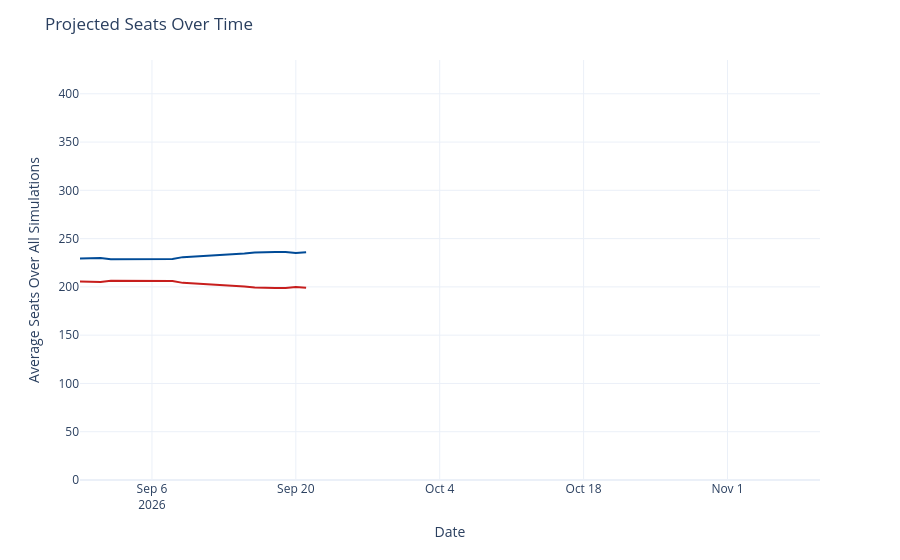

Notebook code cell kept with this figure:
### Code cell
seats_over_time = output_ts[(output_ts['geo'] == 'US House') &
                             (output_ts['type'] == 'seats')]
seats_over_time['rep_seats'] = seats_over_time['y'].map(lambda x: 435 - x)
seats_over_time = seats_over_time.rename({'y': 'Democrats', 'rep_seats': 'Republicans'}, axis=1)
seats_time_ser = px.line(seats_over_time, x='date', y=['Democrats', 'Republicans'], template='plotly_white',
                        color_discrete_map={'Democrats': '#004b97', 'Republicans': '#c71e1d'},)
seats_time_ser.update_traces(hovertemplate="%{y:.1f}")
seats_time_ser.update_layout(
    xaxis=dict(range=[pd.to_datetime('2026-08-30'), pd.to_datetime('2026-11-10')]),
    yaxis=dict(range=[0, 435]),
    xaxis_title='Date',
    yaxis_title='Average Seats Over All Simulations',
    title=dict(text="Projected Seats Over Time"),
    hovermode="x",
    showlegend=False
)
seats_time_ser

### Figure 1 — Plotly figure (JSON) as saved in the notebook; plotly's stock layout.template omitted (floating-point values rounded to 4 significant figures)
{"data": [{"hovertemplate": "%{y:.1f}", "legendgroup": "Democrats", "line": {"color": "#004b97", "dash": "solid"}, "marker": {"symbol": "circle"}, "mode": "lines", "name": "Democrats", "orientation": "v", "showlegend": true, "type": "scatter", "x": ["2026-08-30", "2026-08-31", "2026-09-01", "2026-09-02", "2026-09-03", "2026-09-04", "2026-09-05", "2026-09-06", "2026-09-07", "2026-09-08", "2026-09-09", "2026-09-14", "2026-09-15", "2026-09-16", "2026-09-17", "2026-09-18", "2026-09-19", "2026-09-20", "2026-09-21"], "xaxis": "x", "y": [229.4, 230.0, 230.0, 228.5, 228.5, 228.7, 228.7, 228.9, 228.8, 228.9, 230.8, 233.6, 234.7, 235.7, 236.2, 236.1, 236.0, 235.0, 235.9], "yaxis": "y"}, {"hovertemplate": "%{y:.1f}", "legendgroup": "Republicans", "line": {"color": "#c71e1d", "dash": "solid"}, "marker": {"symbol": "circle"}, "mode": "lines", "name": "Republicans", "orientation": "v", "showlegend": true, "type": "scatter", "x": ["2026-08-30", "2026-08-31", "2026-09-01", "2026-09-02", "2026-09-03", "2026-09-04", "2026-09-05", "2026-09-06", "2026-09-07", "2026-09-08", "2026-09-09", "2026-09-14", "2026-09-15", "2026-09-16", "2026-09-17", "2026-09-18", "2026-09-19", "2026-09-20", "2026-09-21"], "xaxis": "x", "y": [205.6, 205.0, 205.0, 206.5, 206.5, 206.3, 206.3, 206.1, 206.2, 206.1, 204.2, 201.4, 200.3, 199.3, 198.8, 198.9, 199.0, 200.0, 199.1], "yaxis": "y"}], "layout": {"hovermode": "x", "legend": {"title": {"text": "variable"}, "tracegroupgap": 0}, "margin": {"t": 60}, "showlegend": false, "title": {"text": "Projected Seats Over Time"}, "xaxis": {"anchor": "y", "domain": [0, 1], "range": ["2026-08-30T00:00:00", "2026-11-10T00:00:00"], "title": {"text": "Date"}}, "yaxis": {"anchor": "x", "domain": [0, 1], "range": [0, 435], "title": {"text": "Average Seats Over All Simulations"}}}}
